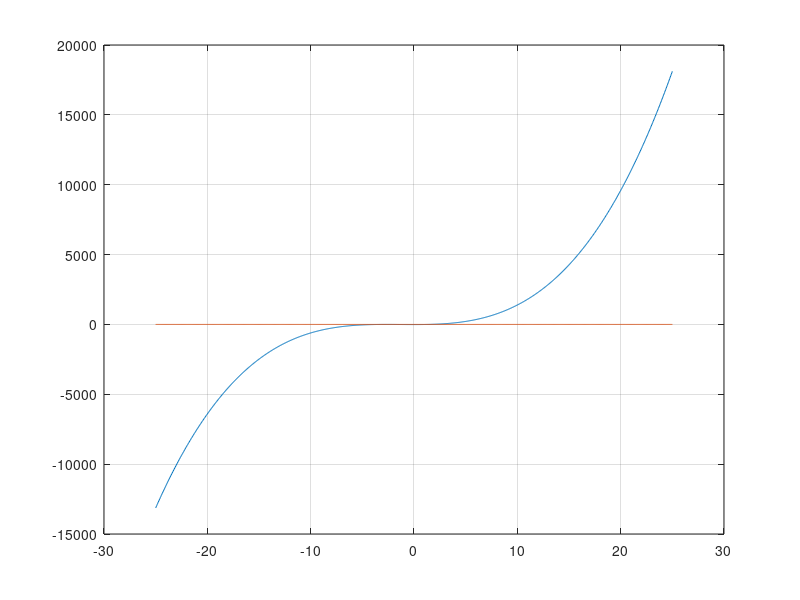

Reproduce this figure in MATLAB. (Note: this script raises an error after producing the figure.)
%% Lab 3 | Exercise 3

t = -25 : 0.05 : 25;
f = @(x) (x.^3) + (4 .*(x.^ 2)) - 10


%% PLOTS:
% plot(t, f(t))          % Version 0
% plot(t, t.^6, t, t+1)  % Version 1

plot(t, f(t), t, zeros(size(t))), grid



%% FZERO
f_cero = fzero(f, 1.2);


%% NEWTON
a = 1.2
tolerance = 0.5*10^(-10);
df = @(x) 6*x.^5 - 1;


iterations = 5;
newt_moln = newton_molner(f, df, a, tolerance, iterations)

%% SECANT
a = 1.2;
b = 2;
tolerance = 0.5*10^(-10);
secant = secant_molner(f, a, b, tolerance, iterations)


%% BISECTION

a = 0; % !!!
b = 2;
tolerance = 0.5*10^(-10);
bisect = bisect_molner(f, a, b, tolerance, iterations)